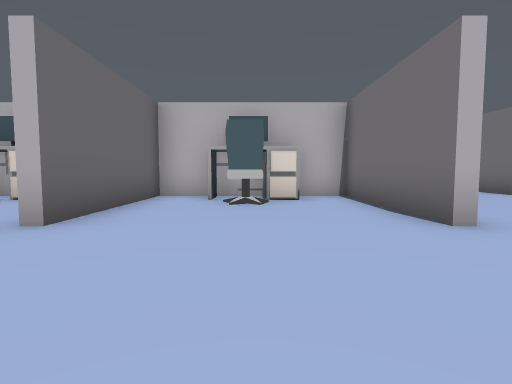
view 1 (above)

15 first-person views from a walk through a Unity game level. The camera is 1.2 m above the floor, tilts 4° down and sees 80° across. The floor is counted in squares, 2 m on a side. Each view is taken from the middle of a square. On the plan, view 1 faces up. The plan holds only what a view shows up to about 9 squares ahead; the rest is blank. The player character is not drawn.

view 2
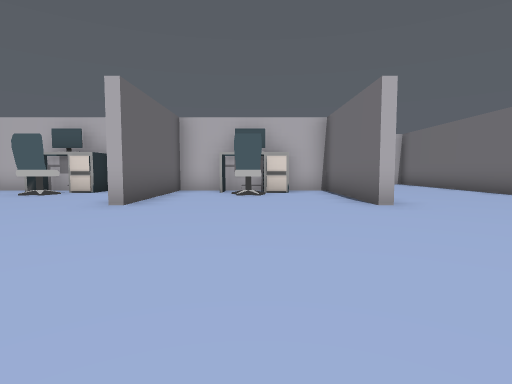

view 3
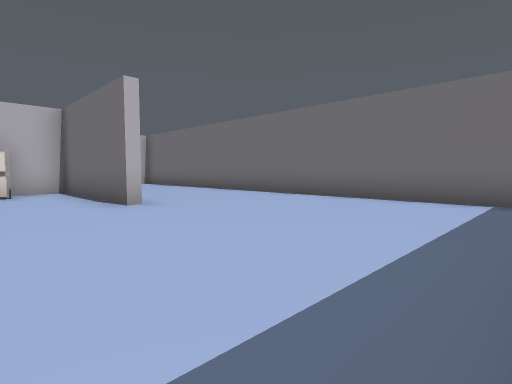

view 4
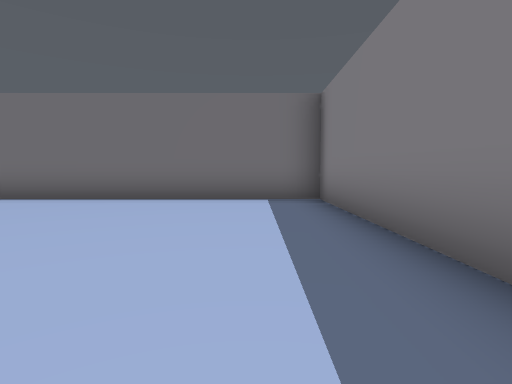

view 5
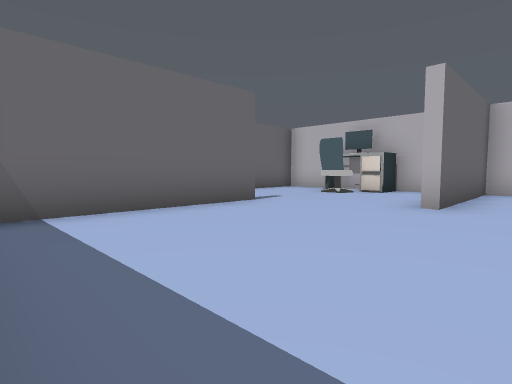

view 6
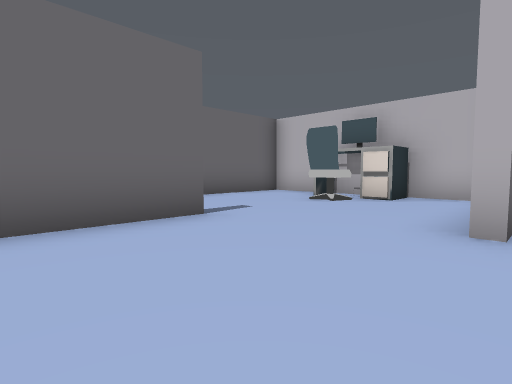

view 7
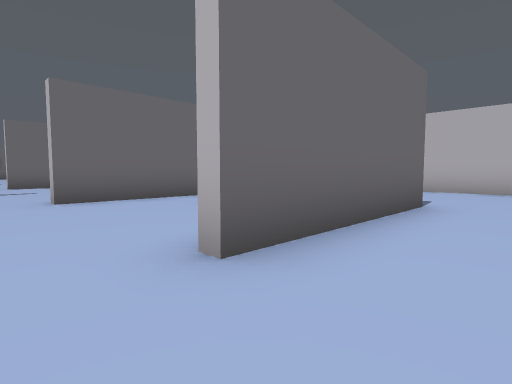

view 8
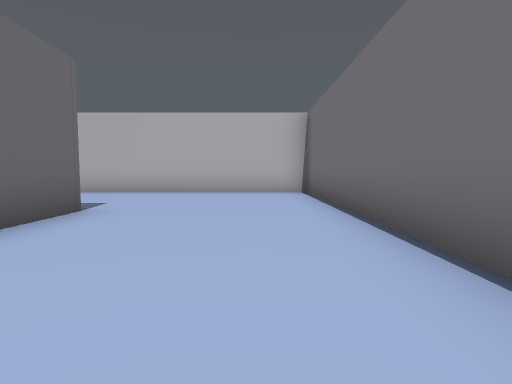

view 9
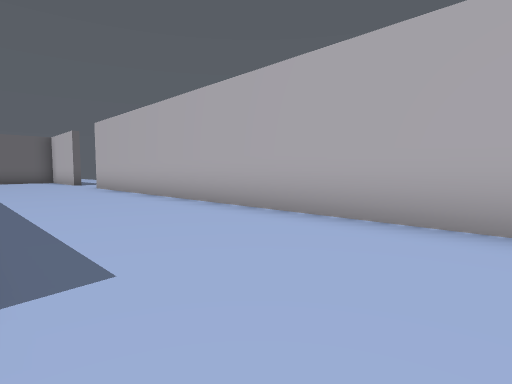

view 10
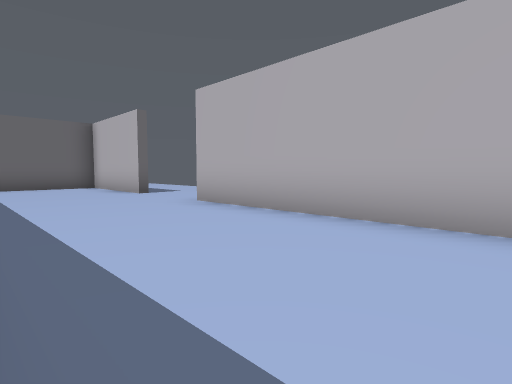

view 11
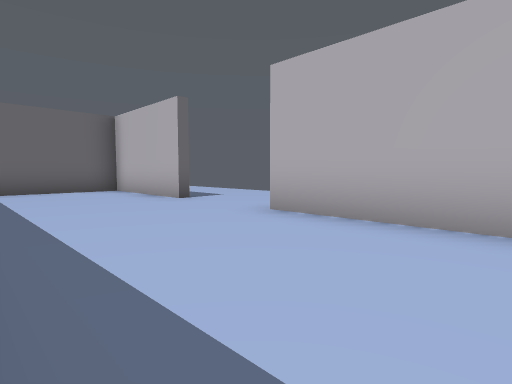

view 12
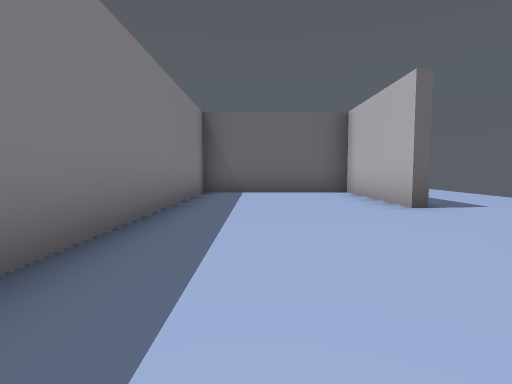

view 13
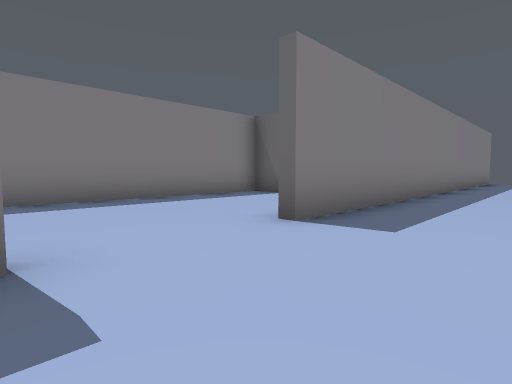

view 14
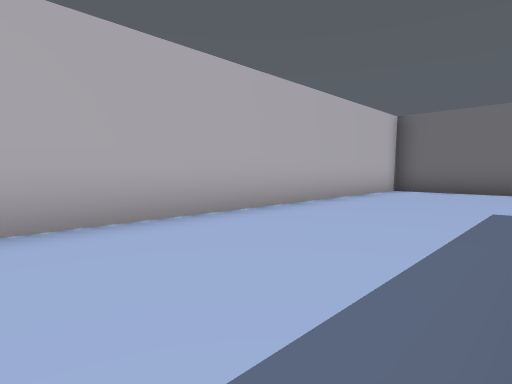

view 15
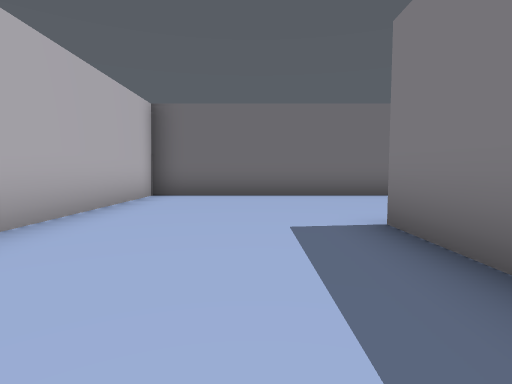

### Floor plan
Points are (right, up) in squares from view 1. A wall is a line through its corners. A room is listed if a view was taken in it or the views show most of it. See-through windows are left out.
Room 1 (views 1, 2, 3, 4, 5, 6, 7, 8, 9, 10, 11, 12, 14, 15)
walls: (1.5, -2.4) (6.4, -2.4) (6.4, 11.5) (-7.2, 11.5); (2.1, 3.2) (2.1, 7.3); (-5.5, 2.5) (-5.5, -1.6); (-2.3, 7.3) (-2.3, 3.2); (-3.1, 7.3) (-4.5, 7.3); (1.4, 7.5) (2.4, 7.5) (2.4, 3.2); (-6.9, 7.3) (-7.6, 7.3); (-8.4, 6.5) (-8.4, 4.5); (-9.9, 11.5) (-13.4, 11.5) (-13.4, 7.5) (-6.6, 7.5)
ways out: opening at (-8.5, 12) to room 2; opening at (-6.5, 3.5)
objects: other object (-6, 7) to (-5, 7); other object (-5, 6); other object (-1, 7) to (1, 7); other object (0, 6)
Room 2 (view 13)
walls: (-17.6, 11.8) (-9.9, 11.8)
ways out: opening at (-8.5, 12) to room 1

Positions as (right, up) in squares from view 1, and headings:
1: (0, 0), facing up
2: (0, -2), facing up
3: (0, -2), facing up-right
4: (0, -1), facing right
5: (-1, -2), facing up-left
6: (-2, 0), facing up-left
7: (4, 2), facing up-left
8: (5, 3), facing up
9: (4, 8), facing up-left
10: (-2, 8), facing up-left
11: (-4, 8), facing up-left
12: (-5, 9), facing left
13: (-7, 14), facing down-left
14: (-3, 8), facing up-right
15: (-1, 9), facing right
